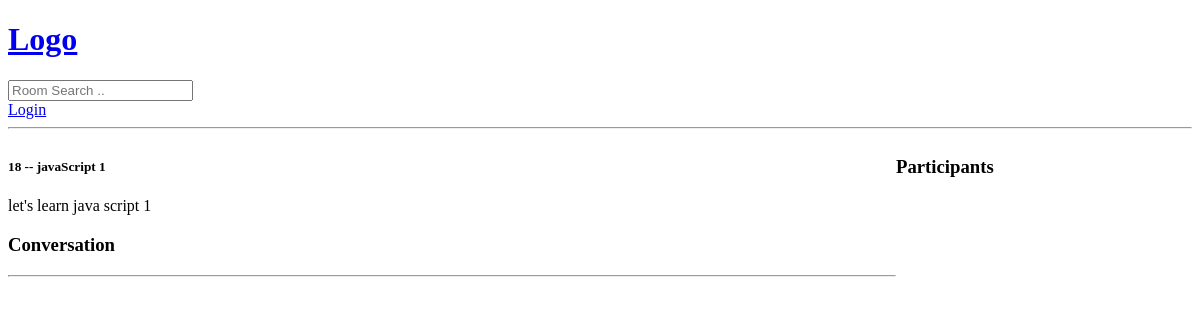
Page /room/18/ on the earlier database version.
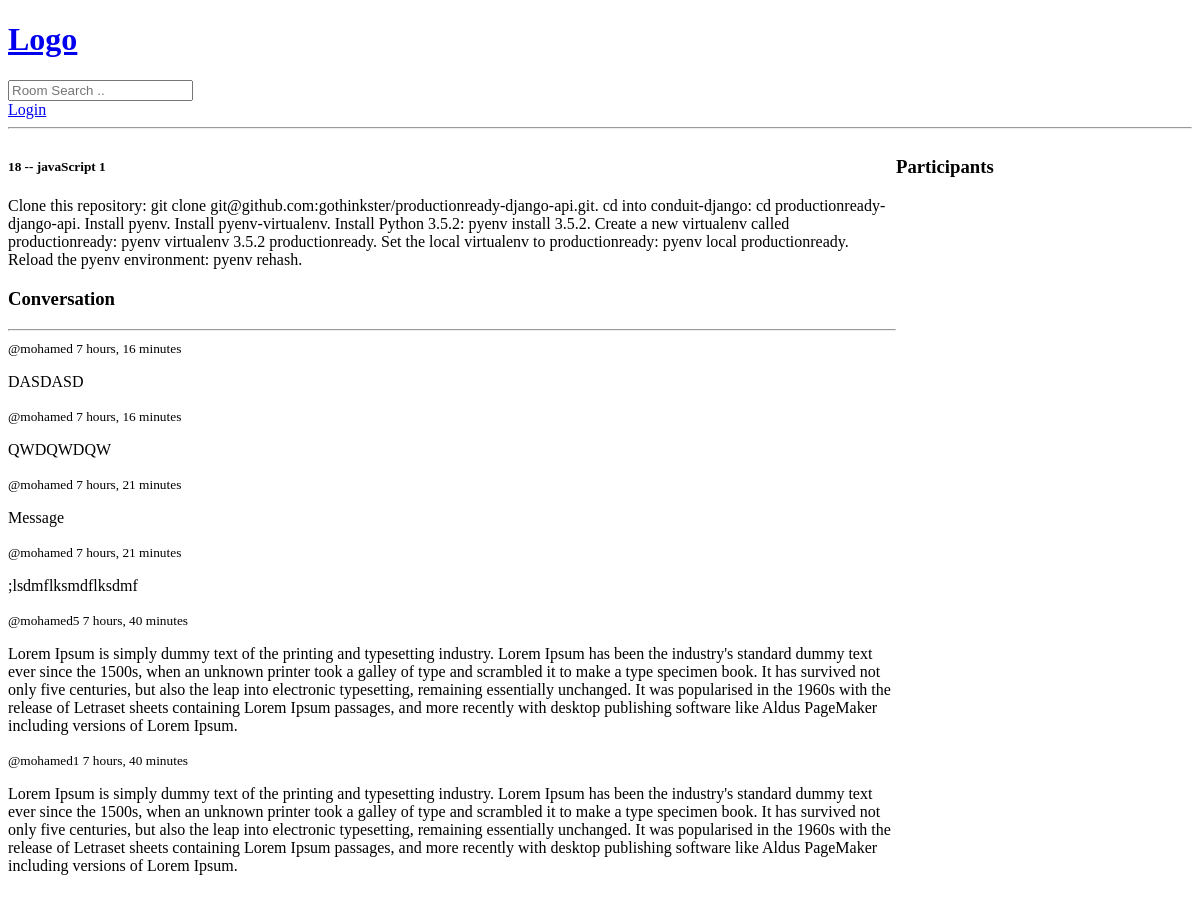
Same page on the later database version.
### base/models.py (models this page shows, shortened)
class Room(models.Model):
    topic = models.ForeignKey(Topic, on_delete=models.SET_NULL, null=True)
    host = models.ForeignKey(User, on_delete=models.SET_NULL, null=True)
    name = models.CharField(max_length=200)
    description = models.TextField()
    participants = models.ManyToManyField(User, related_name="participants", blank=True)
    updated = models.DateTimeField(auto_now_add=True)
    created = models.DateTimeField(auto_now=True)
    class Meta:
        ordering = ["-created",]

class Message(models.Model):
    user = models.ForeignKey(User, on_delete=models.CASCADE)
    room = models.ForeignKey(Room, on_delete=models.CASCADE)
    body = models.TextField()
    updated = models.DateTimeField(auto_now_add=True)
    created = models.DateTimeField(auto_now=True)
    class Meta:
        ordering = ["-created", ]

### base/views.py (the view, shortened to what this page needs)
# urls.py: path('room/<int:id>/', views.room, name='room'),
def room(request, id):
    single_room = Room.objects.get(id=id)
    room_messages = single_room.message_set.all()
    participants = single_room.participants.all()
    context = {"room": single_room, "room_messages": room_messages,"participants": participants}
    return render(request, 'base/room.html', context)

### base/templates/base/room.html (shortened to what this page needs)
{% extends 'main.html' %}
{% block content%}
<div class="room-container">
       <div>
              <h5>{{room.id}} -- {{room.name}} </h5>
              <p>{{room.description}}</p>
              <div class="comment-wrapper">
                     <h3>Conversation</h3>
                     <hr>
                     {% for message in room_messages %}
                     <div>
                            <small> @{{message.user}} {{message.created | timesince}} </small>
                            <p>{{message.body}}</p>
                     </div>
                     {% endfor%}
              </div>
       </div>
       <div>
          <h3>Participants</h3>
       </div>
</div>
{% endblock %}

Differences in the rows shown:
changed Room "javaScript 1": description "let's learn java script 1" → "Clone this repository: git clone git@github.com:gothinkster/productionready-django-api.git. cd into conduit-django: cd productionready-django-api. Install pyenv. Install pyenv-virtualenv. Install Python 3.5.2: pyenv install 3.5.2. Create a new virtualenv called productionready: pyenv virtualenv 3.5.2 productionready. Set the local virtualenv to productionready: pyenv local productionready. Reload the pyenv environment: pyenv rehash."
added Message: user "mohamed", created "7 hours, 16 minutes", body "DASDASD"
added Message: user "mohamed", created "7 hours, 16 minutes", body "QWDQWDQW"
added Message: user "mohamed", created "7 hours, 21 minutes", body "Message"
added Message: user "mohamed", created "7 hours, 21 minutes", body ";lsdmflksmdflksdmf"
added Message: user "mohamed5", created "7 hours, 40 minutes", body "Lorem Ipsum is simply dummy text of the printing and typesetting industry. Lorem Ipsum has been the industry's standard dummy text ever since the 1500s, when an unknown printer took a galley of type and scrambled it to make a type specimen book. It has survived not only five centuries, but also the leap into electronic typesetting, remaining essentially unchanged. It was popularised in the 1960s with the release of Letraset sheets containing Lorem Ipsum passages, and more recently with desktop publishing software like Aldus PageMaker including versions of Lorem Ipsum."
added Message: user "mohamed1", created "7 hours, 40 minutes", body "Lorem Ipsum is simply dummy text of the printing and typesetting industry. Lorem Ipsum has been the industry's standard dummy text ever since the 1500s, when an unknown printer took a galley of type and scrambled it to make a type specimen book. It has survived not only five centuries, but also the leap into electronic typesetting, remaining essentially unchanged. It was popularised in the 1960s with the release of Letraset sheets containing Lorem Ipsum passages, and more recently with desktop publishing software like Aldus PageMaker including versions of Lorem Ipsum."
